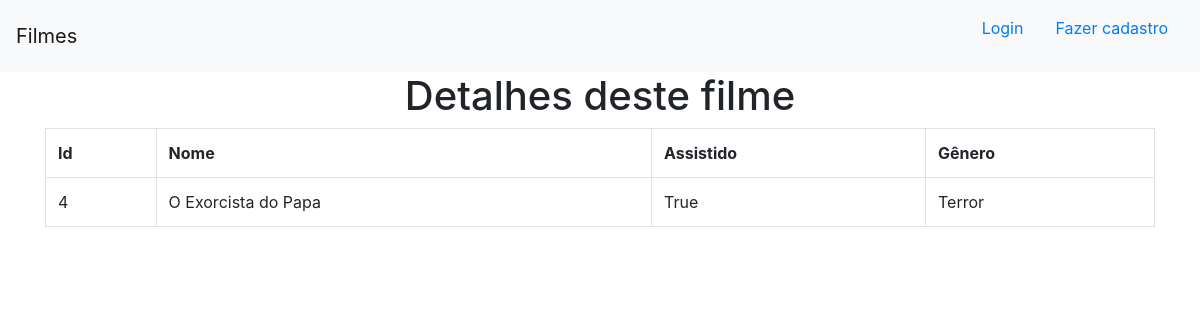
/4, run on the app's committed database.
### meus_filmes/models.py (models this page shows)
class Filme(models.Model):
    filme = models.TextField(max_length=255)
    assistido = models.BooleanField(default=False)
    genero = models.TextField(max_length=255)

### meus_filmes/views.py (the view)
# urls.py: path('<int:id_filme>',views.detalhe,name='detalhe'),
def detalhe(request,id_filme):
    dados = {
        'dados': Filme.objects.get(pk=id_filme)
    }
    return render(request,'filmes/detalhe.html',dados)

### meus_filmes/templates/filmes/detalhe.html
{% extends 'filmes/base.html' %}
{% block conteudo %}
<h1  style="text-align:center;">Detalhes deste filme</h1>
<div class="container">
    <table class = "table table-hover table table-bordered" >
        <tr>
            <th>Id</th>
            <th>Nome</th>
            <th>Assistido</th>
            <th>Gênero</th>
        </tr>
        <tr>
            <td>{{dados.id}}</td>
            <td>{{dados.filme}}</td>
            <td>{{dados.assistido}}</td>
            <td>{{dados.genero}}</td>
        </tr>
    </table>
</div>
{% endblock %}

### data on the page
Filme: id "4", filme "O Exorcista do Papa", assistido "True", genero "Terror"
